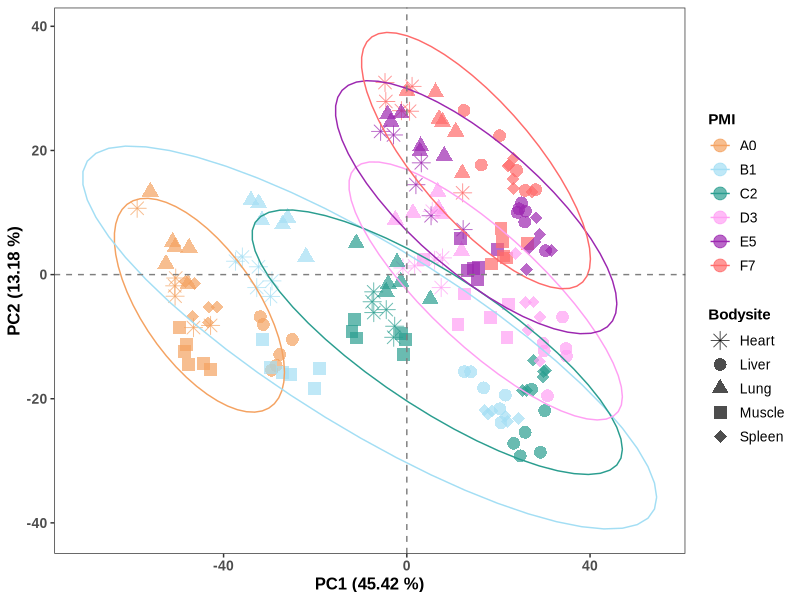

This chart was generated by the following R code:
#Figure 2a
library(ggplot2)
setwd("")

data_file <- "metabolite_matrix.csv"
metadata_file <- "Group.csv"
output_file <- "Figure2a_PCA.tiff"

data <- read.csv(
  "metabolite_matrix.csv",
  row.names = 1,
  check.names = FALSE,
  stringsAsFactors = FALSE
)

metadata <- read.csv(
  "Group.csv",
  row.names = 1,
  check.names = FALSE,
  stringsAsFactors = FALSE
)

common_samples <- intersect(rownames(data), rownames(metadata))
stopifnot(length(common_samples) > 0)

data <- data[common_samples, , drop = FALSE]
metadata <- metadata[common_samples, , drop = FALSE]

stopifnot(all(c("Day2", "Bodysite") %in% colnames(metadata)))

data_centered <- scale(data, center = TRUE, scale = FALSE)

pareto_scale_factors <- apply(data, 2, function(x) sqrt(sd(x)))
pareto_scale_factors[is.na(pareto_scale_factors) | pareto_scale_factors == 0] <- 1

data_pareto <- sweep(data_centered, 2, pareto_scale_factors, FUN = "/")

pca_result <- prcomp(data_pareto, center = FALSE, scale. = FALSE)

axes <- as.data.frame(pca_result$x[, 1:2, drop = FALSE])
colnames(axes) <- c("Axis.1", "Axis.2")
axes <- cbind(axes, metadata[rownames(axes), , drop = FALSE])

eigval <- round(summary(pca_result)$importance[2, ] * 100, 2)
day2_levels <- unique(axes$Day2)
bodysite_levels <- unique(axes$Bodysite)

custom_day2_colors <- c(
  "D3" = "#FF9FF3",
  "B1" = "#A3DEF4",
  "C2" = "#2A9D8F",
  "A0" = "#F4A261",
  "E5" = "#9C27B0",
  "F7" = "#FF6B6B"
)

stopifnot(all(day2_levels %in% names(custom_day2_colors)))

shape_values <- c(8, 16, 17, 15, 18)
stopifnot(length(bodysite_levels) <= length(shape_values))
bodysite_shapes <- setNames(shape_values[seq_along(bodysite_levels)], bodysite_levels)

axes$Day2 <- factor(axes$Day2, levels = day2_levels)
axes$Bodysite <- factor(axes$Bodysite, levels = bodysite_levels)

p <- ggplot(axes, aes(x = Axis.1, y = Axis.2, colour = Day2, shape = Bodysite)) +
  geom_point(size = 4, alpha = 0.7) +
  stat_ellipse(aes(group = Day2), level = 0.95, linetype = 1) +
  scale_colour_manual(
    name = "PMI",
    values = custom_day2_colors,
    breaks = day2_levels
  ) +
  scale_shape_manual(
    name = "Bodysite",
    values = bodysite_shapes,
    breaks = bodysite_levels
  ) +
  labs(
    x = paste0("PC1 (", eigval[1], " %)"),
    y = paste0("PC2 (", eigval[2], " %)")
  ) +
  geom_vline(xintercept = 0, linetype = 2, color = "gray50") +
  geom_hline(yintercept = 0, linetype = 2, color = "gray50") +
  theme_bw(base_family = "Arial") +
  theme(
    text = element_text(family = "Arial", color = "black"),
    axis.text = element_text(size = 10, face = "bold"),
    axis.title = element_text(size = 12, face = "bold"),
    legend.title = element_text(size = 11, face = "bold"),
    legend.text = element_text(size = 10),
    legend.position = "right",
    panel.grid = element_blank()
  )

ggsave(
  filename = output_file,
  plot = p,
  device = "tiff",
  width = 10,
  height = 8,
  dpi = 300,
  compression = "lzw"
)
